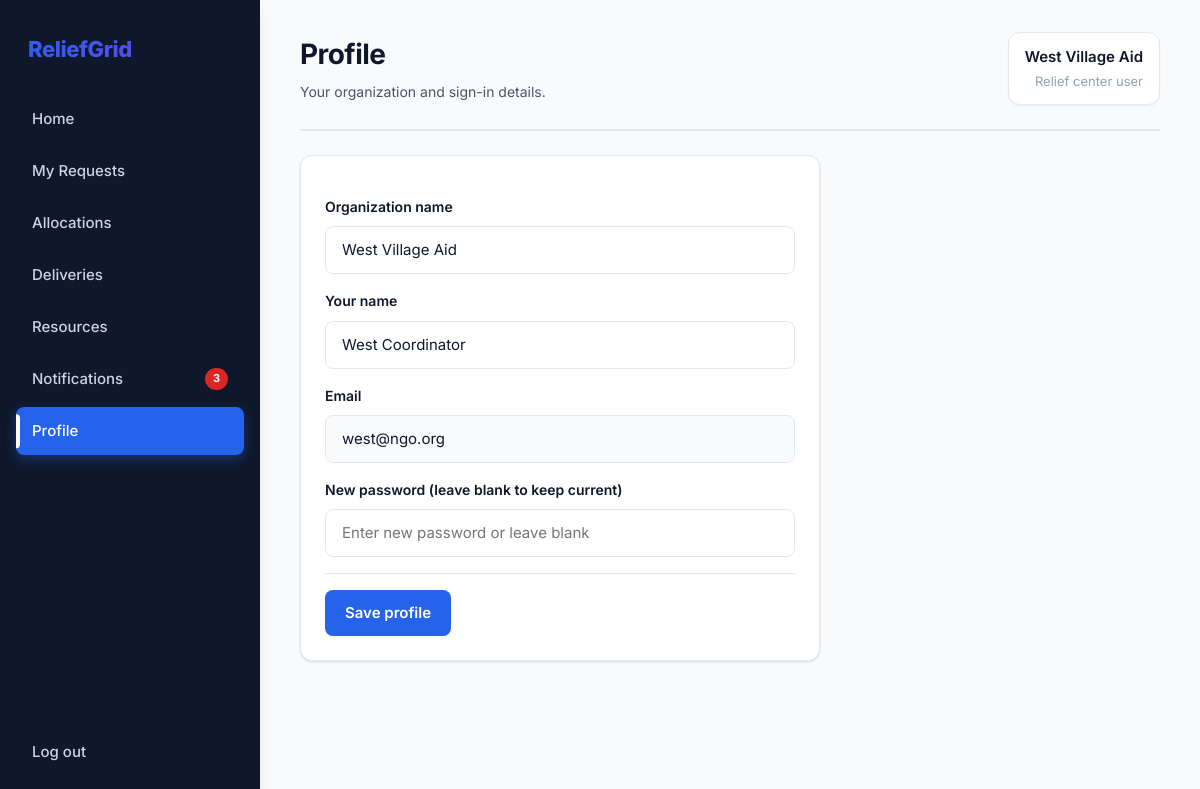
Page /profile (signed in) on the committed database.
### tables this page shows
CREATE TABLE users (
    id INTEGER PRIMARY KEY, name TEXT NOT NULL, org_name TEXT,
    email TEXT UNIQUE NOT NULL, password_hash TEXT NOT NULL,
    role TEXT NOT NULL CHECK (role IN ('admin','relief'))
, ngo_registration_id INTEGER);

### app.py (the view, shortened to what this page needs)
@app.route("/profile", methods=["GET", "POST"])
@login_required()
def profile():
    user = q("SELECT * FROM users WHERE id=?", session["user_id"], one=True)
    return render_template("profile.html", user=user)

### app.py (called while the page is built)
def db():
    return database.get_db()

def q(sql, *args, one=False):
    rows = db().execute(sql, args).fetchall()
    return (rows[0] if rows else None) if one else rows

def login_required(role=None):
    def deco(f):
        @functools.wraps(f)
        def wrapper(*a, **kw):
            if "user_id" not in session:
                return redirect(url_for("login"))
            if role and session["role"] != role:
                flash("You don't have access to that page.", "error")
                return redirect(url_for("home_redirect"))
            return f(*a, **kw)
        return wrapper
    return deco

@app.context_processor
def inject_nav():
    if "user_id" not in session:
        return {}
    admin = session["role"] == "admin"
    unread = q("SELECT COUNT(*) c FROM notifications WHERE is_read=0 AND " + ("user_id IS NULL" if admin else "user_id=?"),
               *([] if admin else [session["user_id"]]), one=True)["c"]
    ngo_pending = q("SELECT COUNT(*) c FROM ngo_registrations WHERE status='PENDING'", one=True)["c"] if admin else 0
    return {"nav": ADMIN_NAV if admin else USER_NAV, "unread": unread, "ngo_pending": ngo_pending}

### db.py (called while the page is built)
def get_db():
    if "db" not in g:
        g.db = sqlite3.connect(DB_PATH)
        g.db.row_factory = sqlite3.Row
        g.db.execute("PRAGMA foreign_keys = ON")
    return g.db

### templates/profile.html (shortened to what this page needs)
{% extends "base.html" %}{% block heading %}Profile{% endblock %}{% block sub %}Your organization and sign-in details.{% endblock %}
{% block content %}<form method="post" class="card" style="max-width:520px" id="profileForm">
<label>Organization name</label>
<input name="org_name" value="{{ user.org_name or '' }}" placeholder="Your organization name">
<label>Your name</label>
<input name="name" value="{{ user.name }}" required placeholder="Your full name">
<label>Email</label>
<input value="{{ user.email }}" disabled style="background: #f8fafc; cursor: not-allowed;">
<label>New password (leave blank to keep current)</label>
<input name="password" type="password" id="password" minlength="8" placeholder="Enter new password or leave blank">
<div class="actions"><button type="submit">Save profile</button></div>
</form>
{% endblock %}

### templates/base.html (shortened to what this page needs)
<!doctype html><html lang="en"><head><meta charset="utf-8"><meta name="viewport" content="width=device-width, initial-scale=1">
<link rel="stylesheet" href="{{ url_for('static', filename='style.css') }}">{% block head %}{% endblock %}</head><body>
{% block body %}
<div class="app">
<aside class="side"><div class="brand">ReliefGrid</div>
<nav>{% for label, ep in nav %}<a href="{{ url_for(ep) }}" class="{{ 'on' if request.endpoint == ep }}">{{ label }}{% if ep == 'notifications' and unread %}<b class="badge">{{ unread }}</b>{% endif %}</a>{% endfor %}</nav>
<a href="{{ url_for('logout') }}">Log out</a></aside>
<main class="main"><header class="top"><div><h1>{% block heading %}{% endblock %}</h1><p>{% block sub %}{% endblock %}</p></div>
<div class="who">{{ session.name }}<small>{{ 'Admin' if session.role == 'admin' else 'Relief center user' }}</small></div></header>
{% block content %}{% endblock %}</main></div>
{% endblock %}
</body></html>

### rows in the picture
users: name "West Village Aid", org_name "West Village Aid", name "West Coordinator", email "west@ngo.org"

### other values in the picture
{{ label }} "Home" "My Requests" "Allocations" "Deliveries" "Resources" "Notifications" "Profile"
{{ unread }} "3"
{{ 'Admin' if session.role == 'admin' else 'Relief center user' }} "Relief center user"
